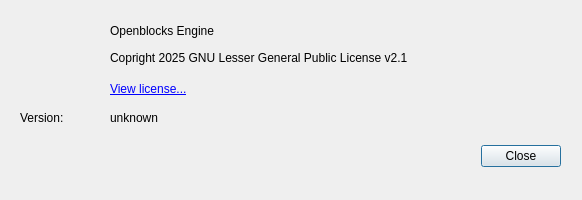
<?xml version="1.0" encoding="UTF-8"?>
<ui version="4.0">
 <class>AboutDialog</class>
 <widget class="QDialog" name="AboutDialog">
  <property name="geometry">
   <rect>
    <x>0</x>
    <y>0</y>
    <width>582</width>
    <height>200</height>
   </rect>
  </property>
  <property name="minimumSize">
   <size>
    <width>582</width>
    <height>200</height>
   </size>
  </property>
  <property name="maximumSize">
   <size>
    <width>582</width>
    <height>200</height>
   </size>
  </property>
  <property name="windowTitle">
   <string>About Openblocks</string>
  </property>
  <widget class="QDialogButtonBox" name="buttonBox">
   <property name="geometry">
    <rect>
     <x>220</x>
     <y>140</y>
     <width>341</width>
     <height>32</height>
    </rect>
   </property>
   <property name="orientation">
    <enum>Qt::Orientation::Horizontal</enum>
   </property>
   <property name="standardButtons">
    <set>QDialogButtonBox::StandardButton::Close</set>
   </property>
  </widget>
  <widget class="QLabel" name="label">
   <property name="geometry">
    <rect>
     <x>20</x>
     <y>10</y>
     <width>81</width>
     <height>81</height>
    </rect>
   </property>
   <property name="text">
    <string/>
   </property>
   <property name="pixmap">
    <pixmap resource="editor.qrc">:/placeholder-logo.png</pixmap>
   </property>
  </widget>
  <widget class="QLabel" name="titleString">
   <property name="geometry">
    <rect>
     <x>110</x>
     <y>20</y>
     <width>261</width>
     <height>21</height>
    </rect>
   </property>
   <property name="text">
    <string>Openblocks Engine</string>
   </property>
  </widget>
  <widget class="QLabel" name="label_3">
   <property name="geometry">
    <rect>
     <x>110</x>
     <y>50</y>
     <width>471</width>
     <height>16</height>
    </rect>
   </property>
   <property name="text">
    <string>Copright 2025 GNU Lesser General Public License v2.1</string>
   </property>
  </widget>
  <widget class="QLabel" name="viewLicense">
   <property name="geometry">
    <rect>
     <x>110</x>
     <y>80</y>
     <width>191</width>
     <height>18</height>
    </rect>
   </property>
   <property name="text">
    <string>&lt;a href=&quot;/license&quot;&gt;View license...&lt;/a&gt;</string>
   </property>
  </widget>
  <widget class="QLabel" name="label_4">
   <property name="geometry">
    <rect>
     <x>20</x>
     <y>110</y>
     <width>81</width>
     <height>16</height>
    </rect>
   </property>
   <property name="text">
    <string>Version:</string>
   </property>
  </widget>
  <widget class="QLabel" name="versionString">
   <property name="geometry">
    <rect>
     <x>110</x>
     <y>110</y>
     <width>451</width>
     <height>16</height>
    </rect>
   </property>
   <property name="text">
    <string>unknown</string>
   </property>
  </widget>
 </widget>
 <resources>
  <include location="editor.qrc"/>
 </resources>
 <connections>
  <connection>
   <sender>buttonBox</sender>
   <signal>accepted()</signal>
   <receiver>AboutDialog</receiver>
   <slot>accept()</slot>
   <hints>
    <hint type="sourcelabel">
     <x>248</x>
     <y>254</y>
    </hint>
    <hint type="destinationlabel">
     <x>157</x>
     <y>274</y>
    </hint>
   </hints>
  </connection>
  <connection>
   <sender>buttonBox</sender>
   <signal>rejected()</signal>
   <receiver>AboutDialog</receiver>
   <slot>reject()</slot>
   <hints>
    <hint type="sourcelabel">
     <x>316</x>
     <y>260</y>
    </hint>
    <hint type="destinationlabel">
     <x>286</x>
     <y>274</y>
    </hint>
   </hints>
  </connection>
 </connections>
</ui>
